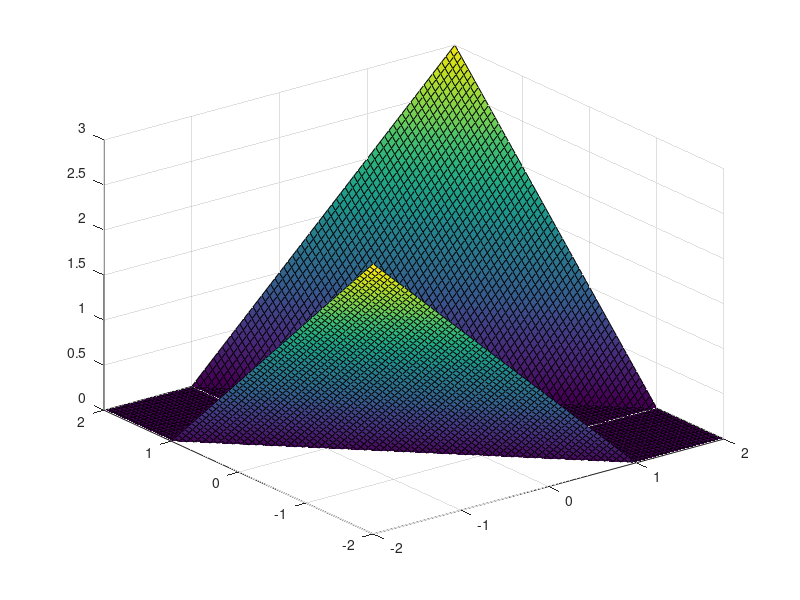

MATLAB code to generate this figure: (Note: this script raises an error after producing the figure.)
%%
clc; clear; close all;

%% Test Intput
test_input1 = [0.25*randn([2 1000]) + [ 1;  1]; 1*ones([2 1000])];
test_input2 = [0.25*randn([2 1000]) + [ 1; -1]; -1*ones([2 1000])];
test_input3 = [0.25*randn([2 1000]) + [-1; -1]; 1*ones([2 1000])];
test_input4 = [0.25*randn([2 1000]) + [-1;  1]; -1*ones([2 1000])];

test_input = [test_input1 test_input2 test_input3 test_input4];

x1 = test_input(1,:);
x2 = test_input(2,:);
z = test_input(3,:);

clear test_input test_input1 test_input2 test_input3 test_input4

%% Important Functions
relu = @(x) x.*(x > 0);

%% Neural Network Definition

% Considerations:
% - First Layer is Input (not true anymore)
% - Last Layer is Output

%layer_sizes = [2; 3; 4; 1]; % obsolete by new standard(?)

input_size = 2;
layer_sizes = [2; 1];

values = cell(size(layer_sizes));
weights = cell(size(layer_sizes));
bias = cell(size(layer_sizes));

for layer_ind = 1:size(layer_sizes,1)
    rows = layer_sizes(layer_ind);

    if layer_ind > 1
        cols = layer_sizes(layer_ind - 1);
    else
        cols = input_size;
    end

    weights{layer_ind} = ones([rows cols]);
    bias{layer_ind} = zeros([rows 1]);
    values{layer_ind} = zeros([rows 1]);
end

clear rows cols layer_ind

% Inputs
test_input = [x1;x2];

% Hidden Layer 1
weights{1} = [1 1; -1 -1];
bias{1} = [-1; -1];
values{1} = relu(weights{1}*test_input + bias{1});

% Hidden Layer 2
weights{2} = [1 1];
bias{2} = [0];
values{2} = relu(weights{2}*values{1} + bias{2});

%% Plot of Results in 3D

[X, Y] = meshgrid(-2:0.05:2,-2:0.05:2);

Xin = reshape(X,1,[]);
Yin = reshape(Y,1,[]);

Zaux = relu(weights{1}*[Xin; Yin] + bias{1});

%Z1 = reshape(Zaux(1,:),size(X));
%Z2 = reshape(Zaux(2,:),size(X));

Zaux = relu(weights{2}*Zaux + bias{2});

Z = reshape(Zaux,size(X));

figure

surf(X,Y,Z) 

% hold on
% plot(test_input(1,layer2r > 0), test_input(2,layer2r > 0),'.r') 
% plot(test_input(1,layer2r <= 0), test_input(2,layer2r <= 0),'.b') 
% hold off

% surf(X,Y,Z1) 
% hold on
% surf(X,Y,Z2) 
% hold off

yline(0)
xline(0)

xlim([-2, 2])
ylim([-2, 2])

daspect([1 1 1])

%% Plot of Binary Results
% 
% figure
% 
% plot(test_input(1,layer2r > 0), test_input(2,layer2r > 0),'.r') 
% hold on
% plot(test_input(1,layer2r <= 0), test_input(2,layer2r <= 0),'.b') 
% hold off
% 
% yline(0)
% xline(0)
% 
% xlim([-2, 2])
% ylim([-2, 2])
% 
% daspect([1 1 1])

function out = forwardPropagation(w, b, v, in)
    v{1} = relu(w{1}*in + b{1});
    v{2} = relu(w{2}*v{1} + b{2});
    out = v{2};
end